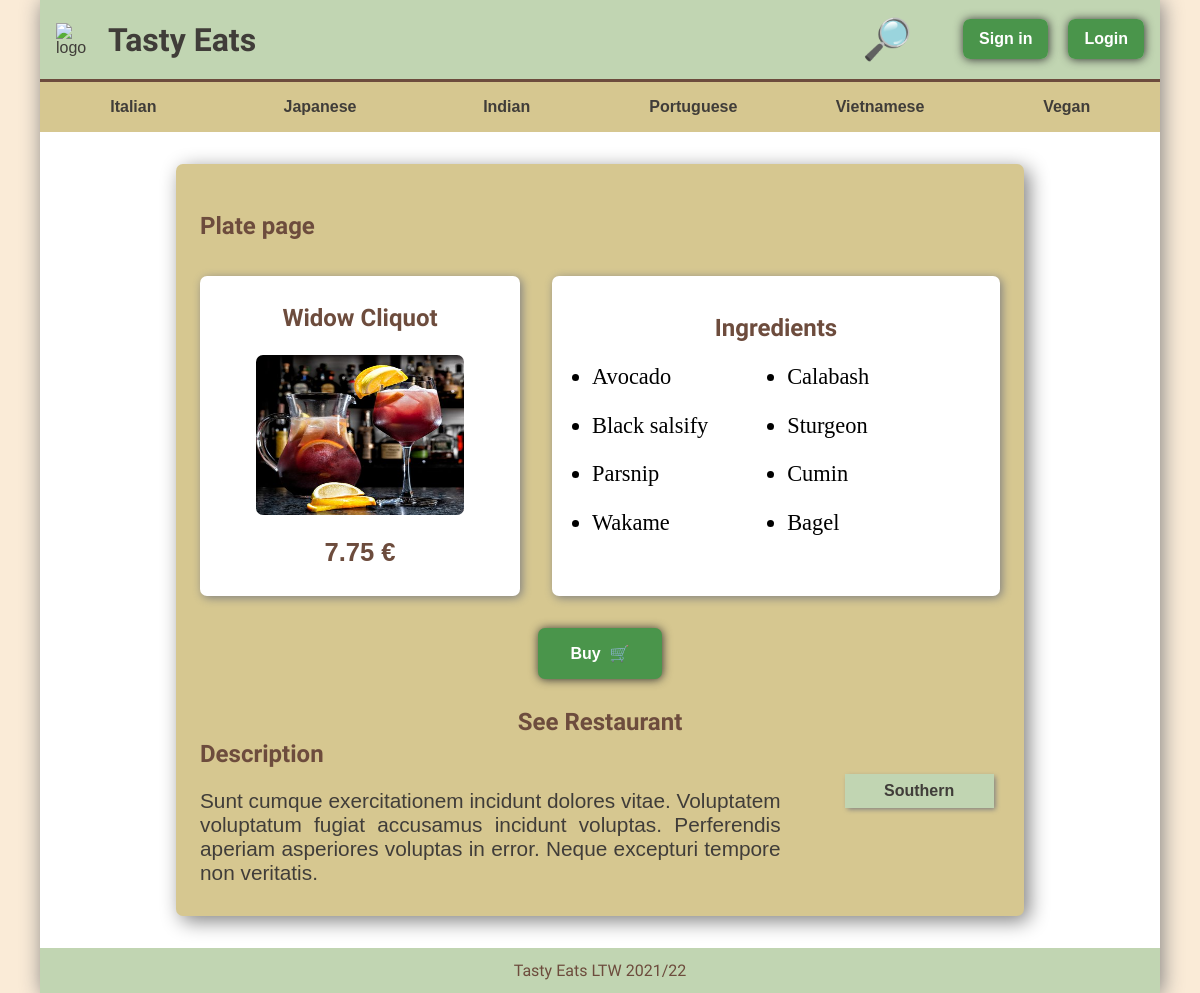
The page /pages/plate.php?id=60 on the database its author committed.
### tables this page shows
CREATE TABLE Dish (
	DishID INTEGER PRIMARY KEY,
	Name VARCHAR NOT NULL,
	Price VARCHAR NOT NULL,
	Category VARCHAR,
	Description VARCHAR DEFAULT 'Sunt cumque exercitationem incidunt dolores vitae. Voluptatem voluptatum fugiat accusamus incidunt voluptas. Perferendis aperiam asperiores voluptas in error. Neque excepturi tempore non veritatis.'
);

CREATE TABLE Ingredient(
	IngredientID INTEGER PRIMARY KEY,
	IngredientName VARCHAR NOT NULL
);

### pages/plate.php (called while the page is built, shortened)
<?php
include_once(__DIR__ . "/../templates/common.tpt.php");
$db = getDatabaseConnection();
$dish = Dish::getDish($db, $_GET['id']);
$restaurantID = $dish->getRestaurantID($db);
$ingredients = $dish->getIngredients($db);
$isOwner = false;
output_header();
drawPlateInfo($dish, $ingredients, $restaurantID, $isOwner);
output_footer();

### database/restaurant.class.php (called while the page is built, shortened)
<?php
class Dish
{
    public int $id;
    public function __construct(int $id, string $name, string $price, string $category, string $description)
    {
        $this->id = $id;
        $this->name = $name;
        $this->price = $price;
        $this->category = $category;
        $this->description = $description;
    }
    public static function getDish(PDO $db, int $id): ?Dish
    {
        $stmt = $db->prepare('
            SELECT *
            FROM Dish
            WHERE DishID = ?
        ');
        $stmt->execute(array($id));
        if ($dish = $stmt->fetch()) {
            return new Dish(
                (int)$dish['DishID'],
                $dish['Name'],
                $dish['Price'],
                $dish['Category'],
                $dish['Description']
            );
        } else return null;
    }
    public function getIngredients(PDO $db): array
    {
        $stmt = $db->prepare('select IngredientName
         from Ingredient natural join DishIngredients
         where DishID = ?');
        $stmt->execute(array($this->id));
        $ings = $stmt->fetchAll();
        return $ings;
    }
}

### templates/common.tpt.php (the view, shortened to what this page needs)
<?php
function output_header()
{ ?>
    <!DOCTYPE html>
    <html lang="en">
    <head>
        <link rel="stylesheet" href="../css/style.css">
        <link rel="stylesheet" href="../css/responsive.css">
        <link rel="stylesheet" href="../css/cart.css">
        <link rel="stylesheet" href="../css/forms.css">
        <link rel="stylesheet" href="../css/plate.css">
        <link rel="stylesheet" href="../css/restaurant.css">
        <link rel="stylesheet" href="../css/user.css">
        <link rel="stylesheet" href="../css/perfil_infos.css">
        <link rel="stylesheet" href="../css/card_flip.css">
        <link rel="stylesheet" href="../css/deliveries.css">
        <link rel="stylesheet" href="../css/kanban_board.css">
        <link rel="stylesheet" href="../css/orders_list.css">
    </head>
    <body>
        <header>
            <a href="index.php"><img src="../docs/logo.jpg" width="50" height="50" alt="logo"></a>
            <h1 id="logo_name"><a href="index.php">Tasty Eats</a></h1>
            <span><a id="header_search" href="index.php">&#128270;</a></span>
            <?php if (!isset($_SESSION['user'])) { ?>
                <div id="header_signup">
                    <a class="link_button" href="register.php">Sign in</a>
                    <a class="link_button" href="login.php">Login</a>
                </div>
            <?php } ?>
        </header>
        <nav id="navbar">
            <ul>
                <li><a href="index.php?q=italian">Italian</a></li>
                <li><a href="index.php?q=japanese">Japanese</a></li>
                <li><a href="index.php?q=indian">Indian</a></li>
                <li><a href="index.php?q=portuguese">Portuguese</a></li>
                <li><a href="index.php?q=vietnamese">Vietnamese</a></li>
                <li><a href="index.php?q=vegan">Vegan</a></li>
            </ul>
        </nav>
        <main>
        <?php } ?>
        <?php function output_footer()
        { ?>
        </main>
        <footer>
            <p>Tasty Eats LTW 2021/22</p>
        </footer>
    </body>
    </html>
<?php } ?>
<?php function plate_description(Dish $dish)
{ ?>
    <div id="plate_description">
        <h2>Description</h2>
        <p>
            <?= $dish->description ?>
        </p>
        <div>
            <a href="#"><?= $dish->category ?></a>
        </div>
    </div>
<?php } ?>
<?php function drawPlateInfo(Dish $dish, array $ingredients, int $restaurantID, bool $isOwner)
{ ?>
    <article id="plate_page" class="container">
        <h2>Plate page</h2>
        <div id="plate_left">
            <h2><?= $dish->name ?></h2>
            <img src="../docs/food/<?= $dish->id ?>.jpg" alt="">
            <p><?= $dish->price ?> €</p>
        </div>
        <div id="plate_right">
            <h2>Ingredients</h2>
            <div id="ingredients_list">
                <ul>
                    <?php for ($i = 0; $i < sizeof($ingredients); $i++) { ?>
                        <li><?= $ingredients[$i]['IngredientName'] ?></li>
                    <?php } ?>
                </ul>
            </div>
        </div>
        <form action="../../actions/action_add_to_cart.php" method="post">
            <input type="submit" class="link_button" value="Buy  &#x1f6d2;">
        </form>
        <a href="restaurant.php?id=<?= $restaurantID ?>" id="plate_restaurant">
            <h2>See Restaurant</h2>
        </a>
        <?php plate_description($dish); ?>
    </article>
<?php } ?>

### css/style.css (style rules this page uses)
:root { --accent_color: #4a954b; --light_color: #c1d5b2; --bg_color: #d6c790; --light_bg_color: #faebd7; --title_color: #6d4c3d; --text_color: #403d39; --logo_font: 'Krona One', sans-serif; --header_font: 'Iceberg', cursive; --text_font: Tahoma, Verdana, sans-serif; }
* { margin: 0; padding: 0; }
html { scroll-behavior: smooth; background-color: var(--light_bg_color); }
body { width: 100%; max-width: 70em; margin: 0 auto; box-shadow: 2px 2px 20px grey; background-color: white; }
p, a { color: var(--text_color); font-family: var(--text_font); text-decoration: none; transition: 0.2s ease-out; }
h1, h2, h3, h4, h5, h6 { color: var(--title_color); font-family: var(--header_font); }
header { display: grid; background-color: var(--light_color); grid-template-columns: 0.5fr 9fr 1fr auto auto; grid-template-areas: "logo""name""search""cart""avatar"; padding: 1em; align-items: center; }
header>h1 a { margin-left: 0.3em; font-family: var(--header_font); }
header a.link_button { padding: 0.7em 1em; margin-left: 1em; }
header a#header_search { font-weight: bolder; font-size: 2.5em; }
#navbar { border-top: 0.2em solid var(--title_color); }
#navbar li { background-color: var(--bg_color); text-align: center; list-style-type: none; padding: 1em 0; font-weight: bold; transition: 0.2s ease-out; }
#navbar li a { color: var(--text_color); font-family: var(--text_font); }
#navbar ul { display: flex; flex-direction: row; }
#navbar li { display: block; flex: 1; }
footer { padding: 0.8em; text-align: center; background-color: var(--light_color); }
footer>p { font-family: var(--logo_font); color: var(--title_color) }
.container { padding: 2em; background-color: var(--bg_color); box-shadow: 5px 5px 20px grey; border-radius: 7px; }
.link_button { box-shadow: 0.5px 0.5px 10px #333; font-size: 0.7em; padding: 1em 2em; background-color: var(--accent_color); border-radius: 7px; font-size: 1rem; color: white; font-weight: bold; border-width: 0; transition: 0.2s ease-out; }

### css/responsive.css (style rules this page uses)
@media (min-width:55em) { #plate_page { padding-bottom: 6em; display: grid; grid-template-rows: 4em 20em 2em 3em 2em 2em 5em; grid-template-columns: 5fr 2.5fr 5fr; grid-template-areas: "title edit ." "plate ingredients ingredients" ". . ." ". buy ." ". . ." ". link ." " description description description"; } }
@media (min-width:55em) { #plate_right { margin-left: 2em; } }

### css/plate.css (style rules this page uses)
#plate_page { margin: 2em auto; padding-top: 3em; padding-left: 1.5em; padding-right: 1.5em; width: 90%; max-width: 50em; }
#plate_left { box-shadow: 2px 2px 10px grey; grid-area: plate; padding: 1em; background-color: white; border-radius: 7px; display: flex; flex-direction: column; justify-content: space-between; align-items: center; }
#plate_left * { margin: 0.5em; }
#plate_left p { font-weight: bolder; font-size: 1.6em; color: var(--title_color); }
#plate_right { box-shadow: 2px 2px 10px grey; background-color: white; border-radius: 7px; grid-area: ingredients; display: flex; flex-direction: column; justify-content: center; align-items: center; padding: 2em; }
#plate_page form { grid-area: buy; margin: auto; }
#plate_restaurant { grid-area: link; grid-column: 1/span 3; text-align: center; width: 100%; }
#plate_page img { width: 13em; max-height: 10em; border-radius: 7px; }
#ingredients_list { display: flex; font-size: 1.4em; margin: 1em auto; }
#ingredients_list ul { display: flex; flex-wrap: wrap; justify-content: center; gap: 1em; }
#ingredients_list li { flex-basis: 45%; }
#plate_restaurant { color: var(--title_color); }
#plate_description { grid-area: description; display: grid; grid-template-rows: 1fr 4fr; grid-template-columns: 7fr 2fr; grid-template-areas: "header ." "text types"; }
#plate_description p { text-align: justify; grid-area: text; padding-top: 1em; padding-right: 2em; font-size: 1.3em; }
#plate_description div { display: flex; flex-direction: column; margin-left: 1em; grid-area: types; }
#plate_description div * { padding: 0.5em; margin: 0.4em; font-weight: bold; text-align: center; color: var(--text_color); background-color: var(--light_color); box-shadow: 1.5px 1.5px 5px grey; }

### rows shown on the page
dish: Name "Widow Cliquot", Price "7.75", Description "Sunt cumque exercitationem incidunt dolores vitae. Voluptatem voluptatum fugiat accusamus incidunt voluptas. Perferendis aperiam asperiores voluptas in error. Neque excepturi tempore non veritatis.", Category "Southern"
ingredient: IngredientName "Avocado"
ingredient: IngredientName "Calabash"
ingredient: IngredientName "Black salsify"
ingredient: IngredientName "Sturgeon"
ingredient: IngredientName "Parsnip"
ingredient: IngredientName "Cumin"
ingredient: IngredientName "Wakame"
ingredient: IngredientName "Bagel"
